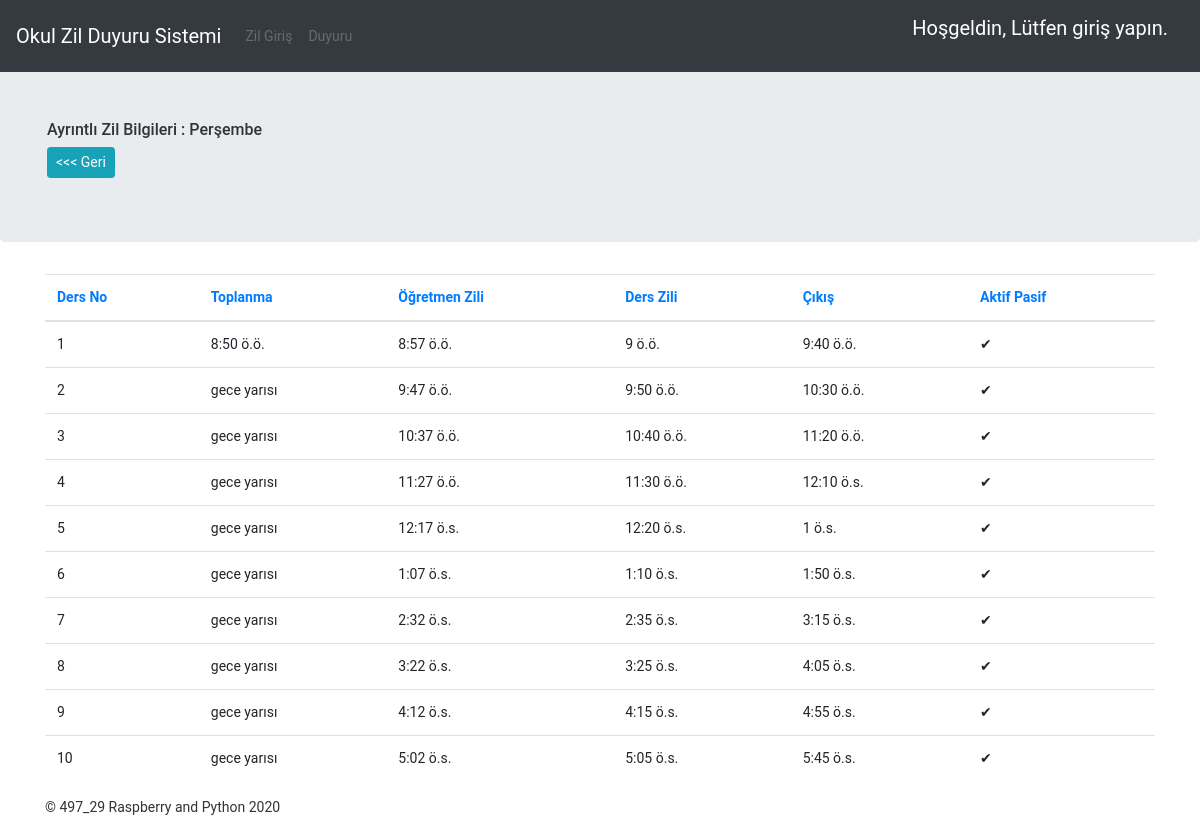
/home/okul/zil/3, run on the app's committed database.
### uretim/models/okulzilsaat.py (models this page shows, shortened)
class DersZamanlama(models.Model):
    GUN = [[0, 'Pazartesi'],
           [1, 'Salı'], [2, 'Çarşamba'],
           [3, 'Perşembe'], [4, 'Cuma'],
           [5, 'Cumartesi'],
           [6, 'Pazar'], ]
    okul_turu = models.CharField(max_length=100, verbose_name='Okul Türü', default='Örğün Eğitim')
    ders_gun = models.SmallIntegerField(verbose_name='Gün', choices=GUN, default=0)
    ders_no = models.SmallIntegerField(verbose_name='Ders No')
    toplanma_saati = models.TimeField(verbose_name='Toplanma Saati')
    ders_baslangic = models.TimeField(verbose_name='Dersin Başlangıç Saati')
    ogretmen_saat = models.TimeField(verbose_name='Öğretmen Bildirim Saati')
    ders_bitis = models.TimeField(verbose_name='Ders Bitiş Saati')
    active = models.BooleanField(verbose_name='Aktif Pasif', default=False)
    published_date = models.DateTimeField(verbose_name='Eklenme Tarihi', auto_now_add=True)
    class Meta:
        db_table = 'saat'
        ordering = ['ders_gun', 'ders_no', ]

### ozilanons/views/okulzil.py (the view)
# urls.py: path('home/okul/zil/<int:ders_gun>', FilteredZilListView, name='gunzillist'),
def FilteredZilListView(request, ders_gun):
    gundeyat = DersZamanlama.objects.filter(ders_gun=ders_gun)
    context = {'gundeyat': gundeyat}
    return render(request, 'ayarlar/gun_ds_tablosu.html', context)

### templates/ayarlar/gun_ds_tablosu.html (shortened to what this page needs)
{% extends 'layout/base.html' %}
{% block top %}
<h6>Ayrıntlı Zil Bilgileri :
{% for  def in gundeyat %}
{% if forloop.first %}
    {{def.get_ders_gun_display}} </h6>
{% endif %}
{% endfor %}
<a class="btn btn-info btn-sm" href="{% url 'index' %}" > <<< Geri </a>
{% endblock%}
{% block content %}
<div class="table-container">
    <table class="table">
                <thead >
                    <tr>
                        <th class="orderable">
                                <a href="?sort=ders_no">Ders No</a>
                        </th>
                        <th class="orderable">
                                <a href="?sort=toplanma_saati">Toplanma</a>
                        </th>
                        <th class="orderable">
                                <a href="?sort=ders_baslangic">Öğretmen Zili</a>
                        </th>
                        <th class="orderable">
                                <a href="?sort=ogretmen_saat">Ders Zili</a>
                        </th>
                        <th class="orderable">
                                <a href="?sort=ders_bitis">Çıkış</a>
                        </th>
                        <th class="orderable">
                                <a href="?sort=active">Aktif Pasif</a>
                        </th>
                    </tr>
                </thead>
                <tbody >
                     {% for  def in gundeyat %}
                    <tr class="odd">
                            <td >{{def.ders_no}}</td>
                            <td >{{def.toplanma_saati}}</td>
                            <td >{{def.ders_baslangic}}</td>
                            <td >{{def.ogretmen_saat}}</td>
                            <td >{{def.ders_bitis}}</td>
                            <td ><span class="{{def.active}}">{% if def.active %}✔{% else %}X{% endif %}</span></td>
                    </tr>
                {% endfor %}
                </tbody>
        </table>
</div>
{% endblock %}

### static/css/jumbotron.css (style rules this page uses)
html, body { height: 100%; padding-top: 3.5rem; }
body { margin: 0; padding: 0; font-size: 14px; font-family: "Roboto","Lucida Grande","DejaVu Sans","Bitstream Vera Sans",Verdana,Arial,sans-serif; color: #333; background: #fff; }

### data on the page
DersZamanlama: ders_gun "Perşembe", ders_no "1", toplanma_saati "8:50 ö.ö.", ders_baslangic "8:57 ö.ö.", ogretmen_saat "9 ö.ö.", ders_bitis "9:40 ö.ö."
DersZamanlama: ders_no "2", toplanma_saati "gece yarısı", ders_baslangic "9:47 ö.ö.", ogretmen_saat "9:50 ö.ö.", ders_bitis "10:30 ö.ö."
DersZamanlama: ders_no "3", toplanma_saati "gece yarısı", ders_baslangic "10:37 ö.ö.", ogretmen_saat "10:40 ö.ö.", ders_bitis "11:20 ö.ö."
DersZamanlama: ders_no "4", toplanma_saati "gece yarısı", ders_baslangic "11:27 ö.ö.", ogretmen_saat "11:30 ö.ö.", ders_bitis "12:10 ö.s."
DersZamanlama: ders_no "5", toplanma_saati "gece yarısı", ders_baslangic "12:17 ö.s.", ogretmen_saat "12:20 ö.s.", ders_bitis "1 ö.s."
DersZamanlama: ders_no "6", toplanma_saati "gece yarısı", ders_baslangic "1:07 ö.s.", ogretmen_saat "1:10 ö.s.", ders_bitis "1:50 ö.s."
DersZamanlama: ders_no "7", toplanma_saati "gece yarısı", ders_baslangic "2:32 ö.s.", ogretmen_saat "2:35 ö.s.", ders_bitis "3:15 ö.s."
DersZamanlama: ders_no "8", toplanma_saati "gece yarısı", ders_baslangic "3:22 ö.s.", ogretmen_saat "3:25 ö.s.", ders_bitis "4:05 ö.s."
DersZamanlama: ders_no "9", toplanma_saati "gece yarısı", ders_baslangic "4:12 ö.s.", ogretmen_saat "4:15 ö.s.", ders_bitis "4:55 ö.s."
DersZamanlama: ders_no "10", toplanma_saati "gece yarısı", ders_baslangic "5:02 ö.s.", ogretmen_saat "5:05 ö.s.", ders_bitis "5:45 ö.s."
